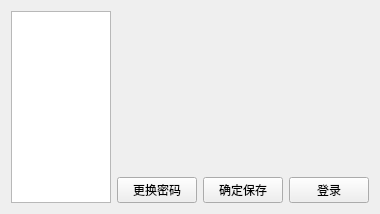
         <widget class="QWidget" name="tab">
          <attribute name="title">
           <string>参数设置</string>
          </attribute>
          <layout class="QGridLayout" name="gridLayout_8">
           <item row="0" column="0">
            <widget class="QListWidget" name="listWidget_settings">
             <property name="sizePolicy">
              <sizepolicy hsizetype="Fixed" vsizetype="Expanding">
               <horstretch>0</horstretch>
               <verstretch>0</verstretch>
              </sizepolicy>
             </property>
             <property name="minimumSize">
              <size>
               <width>100</width>
               <height>0</height>
              </size>
             </property>
             <property name="maximumSize">
              <size>
               <width>100</width>
               <height>16777215</height>
              </size>
             </property>
            </widget>
           </item>
           <item row="0" column="1">
            <layout class="QVBoxLayout" name="verticalLayout_10">
             <item>
              <widget class="QWidget" name="widget_settings" native="true">
               <property name="sizePolicy">
                <sizepolicy hsizetype="Preferred" vsizetype="Expanding">
                 <horstretch>0</horstretch>
                 <verstretch>0</verstretch>
                </sizepolicy>
               </property>
               <layout class="QGridLayout" name="gridLayout_9">
                <item row="0" column="0">
                 <layout class="QVBoxLayout" name="verticalLayout_settingWidget"/>
                </item>
               </layout>
              </widget>
             </item>
             <item>
              <layout class="QHBoxLayout" name="horizontalLayout_17">
               <item>
                <widget class="QPushButton" name="pushButton_changePassword">
                 <property name="text">
                  <string>更换密码</string>
                 </property>
                </widget>
               </item>
               <item>
                <widget class="QPushButton" name="pushButton_saveSettings">
                 <property name="text">
                  <string>确定保存</string>
                 </property>
                </widget>
               </item>
               <item>
                <widget class="QPushButton" name="pushButton_exitSettings">
                 <property name="text">
                  <string>登录</string>
                 </property>
                </widget>
               </item>
              </layout>
             </item>
            </layout>
           </item>
          </layout>
         </widget>
